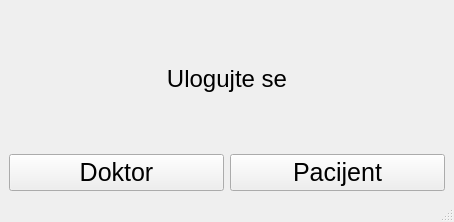
<?xml version="1.0" encoding="UTF-8"?>
<ui version="4.0">
 <class>LoginWIndow</class>
 <widget class="QMainWindow" name="LoginWIndow">
  <property name="geometry">
   <rect>
    <x>0</x>
    <y>0</y>
    <width>454</width>
    <height>222</height>
   </rect>
  </property>
  <property name="windowTitle">
   <string>Ambulanta</string>
  </property>
  <widget class="QWidget" name="centralwidget">
   <layout class="QGridLayout" name="gridLayout">
    <item row="0" column="0" colspan="2">
     <widget class="QLabel" name="loginLabel">
      <property name="font">
       <font>
        <pointsize>18</pointsize>
       </font>
      </property>
      <property name="text">
       <string>Ulogujte se</string>
      </property>
      <property name="alignment">
       <set>Qt::AlignCenter</set>
      </property>
     </widget>
    </item>
    <item row="1" column="0">
     <widget class="QPushButton" name="dugmePocetniDoktor">
      <property name="font">
       <font>
        <pointsize>19</pointsize>
       </font>
      </property>
      <property name="text">
       <string>Doktor</string>
      </property>
     </widget>
    </item>
    <item row="1" column="1">
     <widget class="QPushButton" name="dugmePocetniPacijent">
      <property name="font">
       <font>
        <pointsize>19</pointsize>
       </font>
      </property>
      <property name="text">
       <string>Pacijent</string>
      </property>
     </widget>
    </item>
   </layout>
  </widget>
  <widget class="QStatusBar" name="statusbar"/>
 </widget>
 <resources/>
 <connections/>
</ui>
